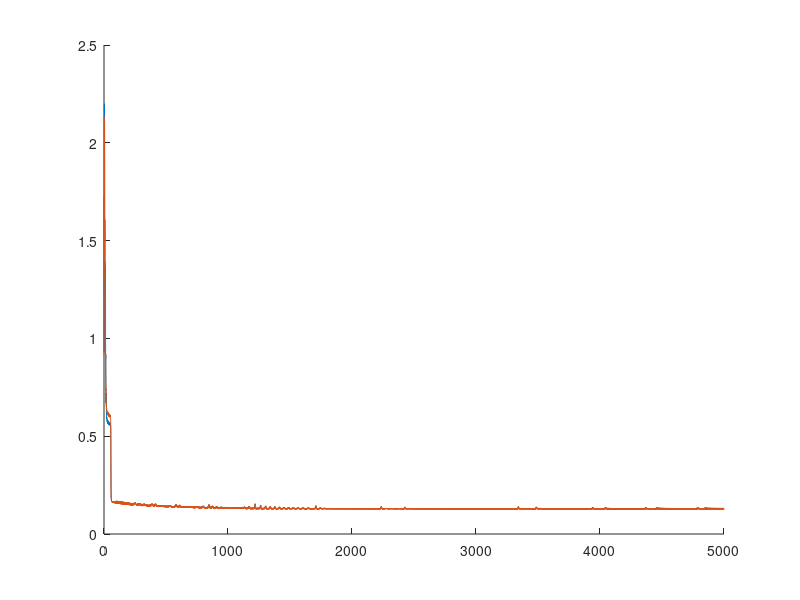

MATLAB code for this plot:
hold on
iterError = csvread('data.error.csv',1,0);
iters=iterError(:,1);
trainError=iterError(:,2);
testError=iterError(:,3);
%axis([0 5000 0.04 0.08]);
figure(1);
plot(iters,trainError,iters,testError);
hold off